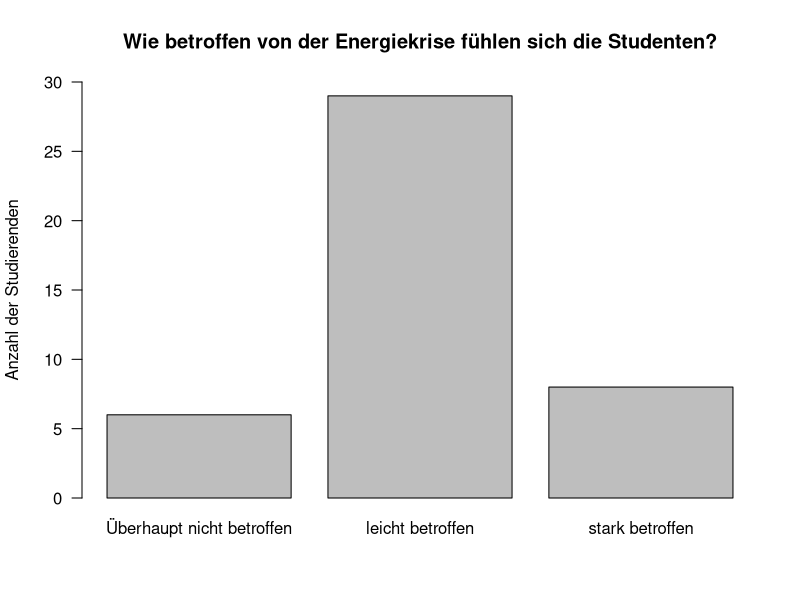
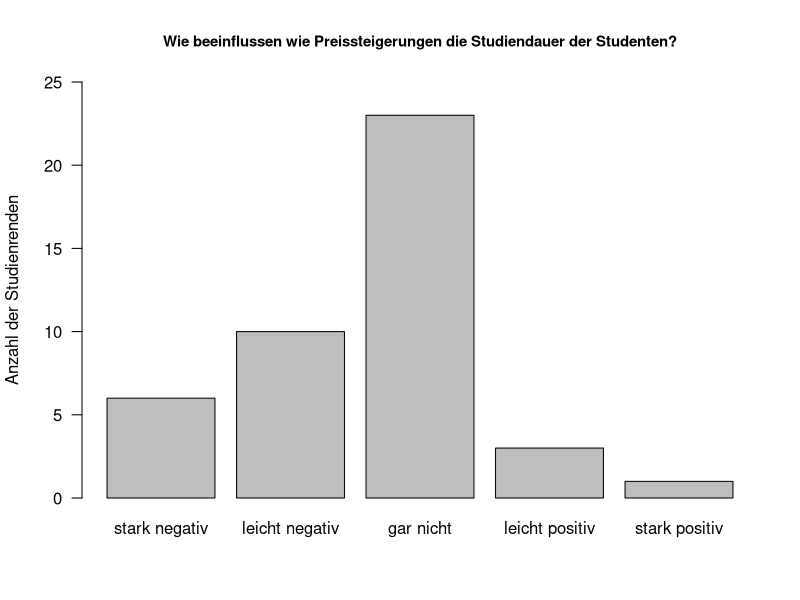
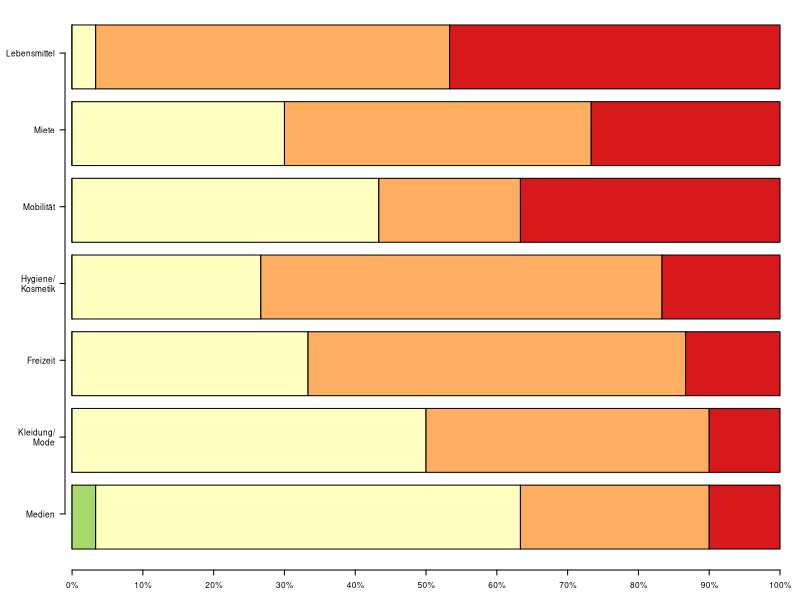

These charts were generated, in order, by the following R code:
## ---- chunk 1
# Add packages you need here!
library(knitr)
## ---- chunk 2
tau <- read.csv('tau.csv')
str(tau)
## ---- chunk 3
barplot(table(tau$Betroffenheit),
        names.arg = c("Überhaupt nicht betroffen", "leicht betroffen",
                      "stark betroffen"),
        ylab = "Anzahl der Studierenden", ylim = c(0,30), las = 1,
        main = "Wie betroffen von der Energiekrise fühlen sich die Studenten?")
## ---- chunk 4
barplot(table(tau$Einfluss.Studiendauer),
        names.arg = c("stark negativ", "leicht negativ", "gar nicht",
                      "leicht positiv", "stark positiv"),
        ylab = "Anzahl der Studienrenden", ylim = c(0,25), las = 1,
        main = "Wie beeinflussen wie Preissteigerungen die Studiendauer der Studenten?", cex.main=0.9)
## ---- chunk 5
ausgabe <- tau[seq(3,9)]
library(stringr)
cnames <- colnames(ausgabe)
cnames <- str_replace(cnames, "Ausgabe\\.", "")
cnames <- str_replace(cnames, "\\.", "/\n")
colnames(ausgabe) <- cnames
ausgabe <- na.omit(ausgabe)
rownum <- nrow(ausgabe)
for( i in seq(-2, 2) ) {
    ausgabe <- rbind(ausgabe, rep(i, ncol(ausgabe)))
}
ausgabe <- ausgabe[,order(colMeans(ausgabe))] # nach Mittelwert ordnen
ratio <- (apply(ausgabe, 2, table)-1)/rownum

par(cex = 0.5, las = 1, mar = c(3, 6.5, .4, 2)) # Groesse der Beschriftung, horizontale Labels
library(RColorBrewer) # Paket für Farbverlauf Gruen -> Gelb -> Rot
barplot(ratio, 
        horiz = TRUE, # Horizontaler Barplot
        col = brewer.pal(5,"RdYlGn")[5:1], # Farben (richtig sortieren)
        xaxt = "n", yaxt = "n") # Achsen zunaechst nicht plotten
# x-Achse:
axis(1, at = seq(0, 1, length.out=11), labels = c(paste(10*0:10, "%", sep ="")))
# y-Achse (Namen = Variablnamen)
axis(2, at = seq(.75,7.96, length.out = ncol(ausgabe)), labels = colnames(ausgabe))
## ---- chunk 6
Ausgaben <- tau[seq(3,5)]
kable(cov(na.omit(Ausgaben)))
